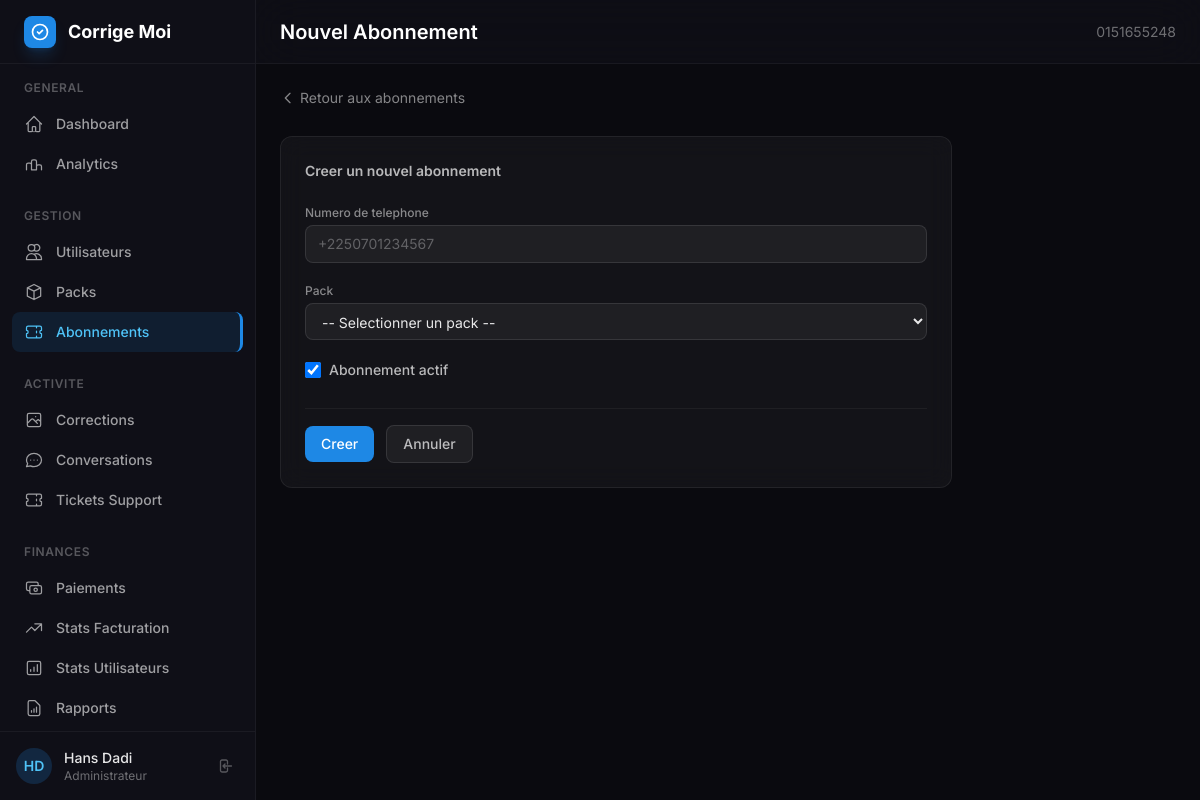
/custom-admin/subscription/create/ (signed in), run on the app's committed database.
### authentification/models.py (models this page shows, shortened)
class CustomUser(AbstractBaseUser, PermissionsMixin):
    ROLE_CHOICES = [('student', 'Élève'), ('teacher', 'Enseignant')]
    phone_number = models.CharField(
        max_length=15,
        unique=True,
        error_messages={
            'unique': _("Un utilisateur avec ce numéro de téléphone existe déjà.")
        }
    )
    email = models.EmailField(blank=True, null=True)
    first_name = models.CharField(max_length=50)
    last_name = models.CharField(max_length=50)
    is_active = models.BooleanField(default=True)
    is_staff = models.BooleanField(default=False)
    is_verified = models.BooleanField(default=False)
    role = models.CharField(max_length=10, choices=ROLE_CHOICES, default='student')
    country = models.CharField(max_length=100, blank=True, null=True)
    school_level = models.CharField(max_length=100, blank=True, null=True)
    institution = models.CharField(max_length=200, blank=True, null=True)
    age = models.PositiveIntegerField(blank=True, null=True)
    date_joined = models.DateTimeField(default=timezone.now)
    USERNAME_FIELD = 'phone_number'
    REQUIRED_FIELDS = ['first_name', 'last_name']
    objects = CustomUserManager()

### custom_admin/views.py (the view, shortened to what this page needs)
# urls.py: path('subscription/create/', views.admin_subscription_create, name='subscription_create'),
@staff_required
def admin_subscription_create(request):
    users = CustomUser.objects.all()
    packs = Pack.objects.filter(is_active=True)
    return render(request, 'custom_admin/admin/subscription_create.html', {
        'users': users,
        'packs': packs,
    })

### custom_admin/views.py (called while the page is built)
def staff_required(view_func):
    @wraps(view_func)
    def wrapper(request, *args, **kwargs):
        if not request.user.is_authenticated:
            from django.shortcuts import redirect
            return redirect(f'/custom-admin/login/?next={request.path}')
        if not request.user.is_staff:
            from django.shortcuts import render as _render
            return _render(request, '403.html', status=403)
        return view_func(request, *args, **kwargs)
    return wrapper

### custom_admin/templates/custom_admin/admin/subscription_create.html (shortened to what this page needs)
{% extends "custom_admin/base_admin.html" %}
{% block page_title %}Nouvel Abonnement{% endblock %}
{% block content %}
<div class="mb-6">
    <a href="{% url 'custom_admin:subscriptions' %}" class="inline-flex items-center gap-1 text-sm text-white/50 hover:text-primary-400 transition-colors">
        <svg class="w-4 h-4" fill="none" viewBox="0 0 24 24" stroke="currentColor"><path stroke-linecap="round" stroke-linejoin="round" stroke-width="2" d="M15 19l-7-7 7-7"/></svg>
        Retour aux abonnements
    </a>
</div>
<div class="max-w-2xl">
    <div class="glass-card rounded-xl p-6">
        <h3 class="text-sm font-semibold text-white/70 mb-6">Creer un nouvel abonnement</h3>
        <form method="post">
            <div class="space-y-5 mb-6">
                <div>
                    <label for="phone_number" class="block text-xs font-medium text-white/50 mb-1">Numero de telephone</label>
                    <input type="text" id="phone_number" name="phone_number" placeholder="+2250701234567" required
                           class="dark-input block w-full rounded-lg px-3 py-2 text-sm">
                </div>
                <div>
                    <label for="pack" class="block text-xs font-medium text-white/50 mb-1">Pack</label>
                    <select id="pack" name="pack" required
                            class="dark-input block w-full rounded-lg px-3 py-2 text-sm">
                        <option value="">-- Selectionner un pack --</option>
                    </select>
                </div>
                <div>
                    <label class="inline-flex items-center gap-2 cursor-pointer">
                        <input type="checkbox" name="is_active" value="1" checked
                               class="w-4 h-4 rounded border-white/20 text-primary-500 focus:ring-primary-500 bg-white/5">
                        <span class="text-sm font-medium text-white/70">Abonnement actif</span>
                    </label>
                </div>
            </div>
            <div class="flex items-center gap-3 pt-4 border-t border-white/5">
                <button type="submit"
                        class="bg-primary-500 hover:bg-primary-600 text-white font-medium py-2 px-4 rounded-lg transition-colors text-sm">
                    Creer
                </button>
                <a href="{% url 'custom_admin:subscriptions' %}"
                   class="inline-flex items-center px-4 py-2 text-sm font-medium bg-white/5 border border-white/10 text-white/70 rounded-lg hover:bg-white/10 transition-colors">
                    Annuler
                </a>
            </div>
        </form>
    </div>
</div>
{% endblock %}

### custom_admin/templates/custom_admin/base_admin.html (shortened to what this page needs)
{% load static %}
<!DOCTYPE html>
<html lang="fr" class="h-full">
<head>
    <script src="https://cdn.tailwindcss.com"></script>
</head>
<body class="h-full bg-dark-950 font-sans text-white/90 antialiased">
    <div class="flex h-screen overflow-hidden">
        <aside id="sidebar" class="hidden lg:flex lg:flex-shrink-0">
            <div class="flex flex-col w-64 bg-dark-900 border-r border-white/5">
                <div class="flex items-center h-16 px-6 border-b border-white/5">
                    <div class="flex items-center gap-3">
                        <div class="w-8 h-8 rounded-lg bg-primary-500 flex items-center justify-center shadow-lg shadow-primary-500/20">
                            <svg class="w-5 h-5 text-white" fill="none" viewBox="0 0 24 24" stroke="currentColor"><path stroke-linecap="round" stroke-linejoin="round" stroke-width="2" d="M9 12l2 2 4-4m6 2a9 9 0 11-18 0 9 9 0 0118 0z"/></svg>
                        </div>
                        <span class="text-lg font-bold text-white">Corrige Moi</span>
                    </div>
                </div>
                <nav class="flex-1 overflow-y-auto py-4 px-3 scrollbar-thin">
                    <div class="mb-6">
                        <p class="px-3 mb-2 text-xs font-semibold text-white/30 uppercase tracking-wider">General</p>
                        <a href="{% url 'custom_admin:dashboard' %}" class="sidebar-link flex items-center gap-3 px-3 py-2.5 text-sm font-medium text-white/60 rounded-lg ">
                            <svg class="w-5 h-5" fill="none" viewBox="0 0 24 24" stroke="currentColor"><path stroke-linecap="round" stroke-linejoin="round" stroke-width="1.5" d="M3 12l2-2m0 0l7-7 7 7M5 10v10a1 1 0 001 1h3m10-11l2 2m-2-2v10a1 1 0 01-1 1h-3m-4 0a1 1 0 01-1-1v-4a1 1 0 011-1h2a1 1 0 011 1v4a1 1 0 01-1 1"/></svg>
                            Dashboard
                        </a>
                        <a href="{% url 'custom_admin:analytics' %}" class="sidebar-link flex items-center gap-3 px-3 py-2.5 text-sm font-medium text-white/60 rounded-lg ">
                            <svg class="w-5 h-5" fill="none" viewBox="0 0 24 24" stroke="currentColor"><path stroke-linecap="round" stroke-linejoin="round" stroke-width="1.5" d="M9 19v-6a2 2 0 00-2-2H5a2 2 0 00-2 2v6m6 0h6m-6 0V9a2 2 0 012-2h2a2 2 0 012 2v10m6 0v-4a2 2 0 00-2-2h-2a2 2 0 00-2 2v4"/></svg>
                            Analytics
                        </a>
                    </div>
                    <div class="mb-6">
                        <p class="px-3 mb-2 text-xs font-semibold text-white/30 uppercase tracking-wider">Gestion</p>
                        <a href="{% url 'custom_admin:users' %}" class="sidebar-link flex items-center gap-3 px-3 py-2.5 text-sm font-medium text-white/60 rounded-lg {% if 'user' in request.resolver_match.url_name %}active{% endif %}">
                            <svg class="w-5 h-5" fill="none" viewBox="0 0 24 24" stroke="currentColor"><path stroke-linecap="round" stroke-linejoin="round" stroke-width="1.5" d="M12 4.354a4 4 0 110 5.292M15 21H3v-1a6 6 0 0112 0v1zm0 0h6v-1a6 6 0 00-9-5.197M13 7a4 4 0 11-8 0 4 4 0 018 0z"/></svg>
                            Utilisateurs
                        </a>
                        <a href="{% url 'custom_admin:packs' %}" class="sidebar-link flex items-center gap-3 px-3 py-2.5 text-sm font-medium text-white/60 rounded-lg {% if 'pack' in request.resolver_match.url_name %}active{% endif %}">
                            <svg class="w-5 h-5" fill="none" viewBox="0 0 24 24" stroke="currentColor"><path stroke-linecap="round" stroke-linejoin="round" stroke-width="1.5" d="M20 7l-8-4-8 4m16 0l-8 4m8-4v10l-8 4m0-10L4 7m8 4v10M4 7v10l8 4"/></svg>
                            Packs
                        </a>
                        <a href="{% url 'custom_admin:subscriptions' %}" class="sidebar-link flex items-center gap-3 px-3 py-2.5 text-sm font-medium text-white/60 rounded-lg {% if 'subscription' in request.resolver_match.url_name %}active{% endif %}">
                            <svg class="w-5 h-5" fill="none" viewBox="0 0 24 24" stroke="currentColor"><path stroke-linecap="round" stroke-linejoin="round" stroke-width="1.5" d="M15 5v2m0 4v2m0 4v2M5 5a2 2 0 00-2 2v3a2 2 0 110 4v3a2 2 0 002 2h14a2 2 0 002-2v-3a2 2 0 110-4V7a2 2 0 00-2-2H5z"/></svg>
                            Abonnements
                        </a>
                    </div>
                    <div class="mb-6">
                        <p class="px-3 mb-2 text-xs font-semibold text-white/30 uppercase tracking-wider">Activite</p>
                        <a href="{% url 'custom_admin:corrections' %}" class="sidebar-link flex items-center gap-3 px-3 py-2.5 text-sm font-medium text-white/60 rounded-lg ">
                            <svg class="w-5 h-5" fill="none" viewBox="0 0 24 24" stroke="currentColor"><path stroke-linecap="round" stroke-linejoin="round" stroke-width="1.5" d="M4 16l4.586-4.586a2 2 0 012.828 0L16 16m-2-2l1.586-1.586a2 2 0 012.828 0L20 14m-6-6h.01M6 20h12a2 2 0 002-2V6a2 2 0 00-2-2H6a2 2 0 00-2 2v12a2 2 0 002 2z"/></svg>
                            Corrections
                        </a>
                        <a href="{% url 'custom_admin:conversations' %}" class="sidebar-link flex items-center gap-3 px-3 py-2.5 text-sm font-medium text-white/60 rounded-lg ">
                            <svg class="w-5 h-5" fill="none" viewBox="0 0 24 24" stroke="currentColor"><path stroke-linecap="round" stroke-linejoin="round" stroke-width="1.5" d="M8 12h.01M12 12h.01M16 12h.01M21 12c0 4.418-4.03 8-9 8a9.863 9.863 0 01-4.255-.949L3 20l1.395-3.72C3.512 15.042 3 13.574 3 12c0-4.418 4.03-8 9-8s9 3.582 9 8z"/></svg>
                            Conversations
                        </a>
                        <a href="{% url 'custom_admin:support_tickets' %}" class="sidebar-link flex items-center gap-3 px-3 py-2.5 text-sm font-medium text-white/60 rounded-lg ">
                            <svg class="w-5 h-5" fill="none" viewBox="0 0 24 24" stroke="currentColor"><path stroke-linecap="round" stroke-linejoin="round" stroke-width="1.5" d="M15 5v2m0 4v2m0 4v2M5 5a2 2 0 00-2 2v3a2 2 0 110 4v3a2 2 0 002 2h14a2 2 0 002-2v-3a2 2 0 110-4V7a2 2 0 00-2-2H5z"/></svg>
                            Tickets Support
                        </a>
                    </div>
                    <div class="mb-6">
                        <p class="px-3 mb-2 text-xs font-semibold text-white/30 uppercase tracking-wider">Finances</p>
                        <a href="{% url 'custom_admin:payments' %}" class="sidebar-link flex items-center gap-3 px-3 py-2.5 text-sm font-medium text-white/60 rounded-lg ">
                            <svg class="w-5 h-5" fill="none" viewBox="0 0 24 24" stroke="currentColor"><path stroke-linecap="round" stroke-linejoin="round" stroke-width="1.5" d="M17 9V7a2 2 0 00-2-2H5a2 2 0 00-2 2v6a2 2 0 002 2h2m2 4h10a2 2 0 002-2v-6a2 2 0 00-2-2H9a2 2 0 00-2 2v6a2 2 0 002 2zm7-5a2 2 0 11-4 0 2 2 0 014 0z"/></svg>
                            Paiements
                        </a>
                        <a href="{% url 'custom_admin:billing_stats' %}" class="sidebar-link flex items-center gap-3 px-3 py-2.5 text-sm font-medium text-white/60 rounded-lg ">
                            <svg class="w-5 h-5" fill="none" viewBox="0 0 24 24" stroke="currentColor"><path stroke-linecap="round" stroke-linejoin="round" stroke-width="1.5" d="M13 7h8m0 0v8m0-8l-8 8-4-4-6 6"/></svg>
                            Stats Facturation
                        </a>
                        <a href="{% url 'custom_admin:user_stats' %}" class="sidebar-link flex items-center gap-3 px-3 py-2.5 text-sm font-medium text-white/60 rounded-lg ">
                            <svg class="w-5 h-5" fill="none" viewBox="0 0 24 24" stroke="currentColor"><path stroke-linecap="round" stroke-linejoin="round" stroke-width="1.5" d="M16 8v8m-4-5v5m-4-2v2m-2 4h12a2 2 0 002-2V6a2 2 0 00-2-2H6a2 2 0 00-2 2v12a2 2 0 002 2z"/></svg>
                            Stats Utilisateurs
                        </a>
                        <a href="{% url 'custom_admin:reports' %}" class="sidebar-link flex items-center gap-3 px-3 py-2.5 text-sm font-medium text-white/60 rounded-lg {% if 'report' in request.resolver_match.url_name %}active{% endif %}">
                            <svg class="w-5 h-5" fill="none" viewBox="0 0 24 24" stroke="currentColor"><path stroke-linecap="round" stroke-linejoin="round" stroke-width="1.5" d="M9 17v-2m3 2v-4m3 4v-6m2 10H7a2 2 0 01-2-2V5a2 2 0 012-2h5.586a1 1 0 01.707.293l5.414 5.414a1 1 0 01.293.707V19a2 2 0 01-2 2z"/></svg>
                            Rapports
                        </a>
                    </div>
                </nav>
                <div class="p-4 border-t border-white/5">
                    <div class="flex items-center gap-3">
                        <div class="w-9 h-9 rounded-full bg-primary-500/20 flex items-center justify-center flex-shrink-0">
                            <span class="text-sm font-semibold text-primary-400">{{ request.user.first_name|first }}{{ request.user.last_name|first }}</span>
                        </div>
                        <div class="flex-1 min-w-0">
                            <p class="text-sm font-medium text-white/90 truncate">{{ request.user.first_name }} {{ request.user.last_name }}</p>
                            <p class="text-xs text-white/40 truncate">Administrateur</p>
                        </div>
                        <a href="{% url 'custom_admin:logout' %}"
                           title="Se déconnecter"
                           class="flex-shrink-0 p-1.5 rounded-lg text-white/30 hover:text-red-400 hover:bg-red-400/10 transition-colors">
                            <svg class="w-4 h-4" fill="none" stroke="currentColor" stroke-width="2" viewBox="0 0 24 24">
                                <path stroke-linecap="round" stroke-linejoin="round" d="M15.75 9V5.25A2.25 2.25 0 0013.5 3h-6a2.25 2.25 0 00-2.25 2.25v13.5A2.25 2.25 0 007.5 21h6a2.25 2.25 0 002.25-2.25V15M12 9l-3 3m0 0l3 3m-3-3h12.75"/>
                            </svg>
                        </a>
                    </div>
                </div>
            </div>
        </aside>
        <div class="flex-1 flex flex-col overflow-hidden">
            <header class="bg-dark-900/80 backdrop-blur-xl border-b border-white/5 h-16 flex items-center justify-between px-6 flex-shrink-0">
                <div class="flex items-center gap-4">
                    <h1 class="text-xl font-semibold text-white">{% block page_title %}Dashboard{% endblock %}</h1>
                </div>
                <div class="flex items-center gap-3">
                    <span class="text-sm text-white/40">{{ request.user.phone_number }}</span>
                </div>
            </header>
            <main class="flex-1 overflow-y-auto p-6">
                {% block content %}{% endblock %}
            </main>
        </div>
    </div>
</body>
</html>

### custom_admin/templates/custom_admin/base_admin.html (style rules this page uses)
.sidebar-link.active { background: rgba(30,136,229,0.12); color: #4FC3F7; border-right: 3px solid #1E88E5; }
.glass-card { background: rgba(255,255,255,0.04); border: 1px solid rgba(255,255,255,0.07); backdrop-filter: blur(12px); }
.dark-input { background: rgba(255,255,255,0.05); border: 1px solid rgba(255,255,255,0.1); color: rgba(255,255,255,0.9); border-radius: 0.75rem; padding: 0.625rem 1rem; transition: all 0.2s; }
.dark-input::placeholder { color: rgba(255,255,255,0.3); }
.dark-input option { background: #16161F; color: rgba(255,255,255,0.9); }
select.dark-input { appearance: auto; }

### data on the page
CustomUser: user.first_name|first "H", user.last_name|first "D", user.first_name "Hans", user.last_name "Dadi", user.phone_number "0151655248"
